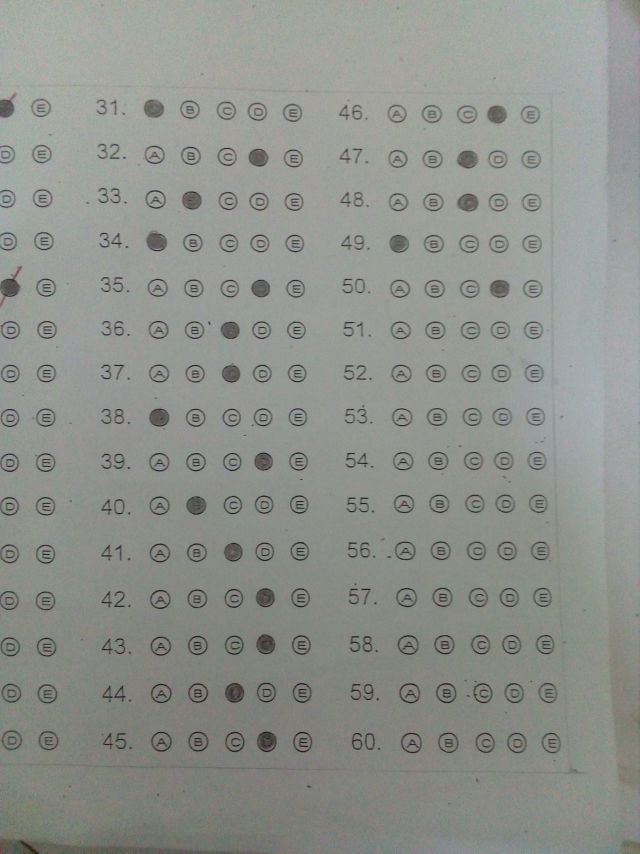
#> input picture g (2).jpg, 1920 x 2560 px (shown at 1/3 size)
$ python 1_GetSection.py   (older library calls are emulated)
#> lines starting #> are read from the running program, lines starting #| are printed output that depends on the picture
#!/usr/bin/env python
# -*- coding: utf-8 -*-
#
#  GetMarkFromSection.py
#
#  Copyright 2018 User <User@DESKTOP-17Q7VC8>
#
#  This program is free software; you can redistribute it and/or modify
#  it under the terms of the GNU General Public License as published by
#  the Free Software Foundation; either version 2 of the License, or
#  (at your option) any later version.
#
#  This program is distributed in the hope that it will be useful,
#  but WITHOUT ANY WARRANTY; without even the implied warranty of
#  MERCHANTABILITY or FITNESS FOR A PARTICULAR PURPOSE.  See the
#  GNU General Public License for more details.
#
#  You should have received a copy of the GNU General Public License
#  along with this program; if not, write to the Free Software
#  Foundation, Inc., 51 Franklin Street, Fifth Floor, Boston,
#  MA 02110-1301, USA.
#
#

import numpy as np
import cv2
import matplotlib.pyplot as plt
from imutils.perspective import four_point_transform
from imutils import contours
import math
import imutils
import time
from pandas import DataFrame
import errno
import os
from datetime import datetime

def divideSection(bubbleregion,path):

	# [GET] region of every questions section
	height,width = bubbleregion.shape[:2]
	print("height", height)
	print("width", width)

	Y = height
	WidthStart = 0
	sect = list()
	qSect = list()
	byQsect1 = list()
	byQsect2 = list()
	byQsect3 = list()
	listtrack = 0
	for i in range(2):
		WidthEnd = int(width * (i+1)/2)
		print("******* Process for part",i,"***********")
		if i == 0:
			WidthStart = WidthStart + 10

		if i == 1:
			WidthStart = WidthStart - 5
			WidthEnd   = WidthEnd


		sect.insert(i,(bubbleregion[120:Y-30 , WidthStart+30:WidthEnd])) # divide the part between two // sect[0] ada 31 - 45 question , sect[1] ada 46-selebihnya

		if i == 0: #   ************ process sect[0] ***************** #

			y,x = sect[i].shape[:2]
			leftbound = 90
			rightbound = x - 50 #the lesser the value, the "right"-er the output
			topbound = 0

			heightRange = int((y)/2)

			print("heightRange",heightRange)
			print()
			bottombound = heightRange - 20

			for l in range(2):
				print("\ttopbound",topbound)

				print("\t\tbottombound",bottombound)
				qSect.insert(l,(sect[i][topbound:bottombound, leftbound:rightbound])) #insert question part into qSect

				topbound = bottombound - 10

				bottombound = bottombound + heightRange
				#cv2.imwrite(os.path.join(path , str(l)+"a_an1.jpg"),qSect[l])

			for i in range(len(qSect)):
				print()

				widthQ,heightQ = qSect[i].shape[:2]

				if (i == 0):

					heightRange = int((heightQ)/7)

					leftbound = 80
					rightbound = widthQ #the lesser the value, the "right"-er the output
					topbound = 0


					print("heightRange",heightRange)

					bottombound = heightRange + 30

					for l in range(8):
						print("\ttopbound",topbound)

						print("\t\tbottombound",bottombound)
						byQsect1.insert(listtrack,(qSect[i][topbound:bottombound, leftbound:rightbound])) #insert question part into qSect
						print(l)
						topbound = bottombound - 22
						if l != 6:
							bottombound = bottombound + heightRange + 28
						else:
							bottombound = bottombound + heightRange + 20

						cv2.imwrite(os.path.join(path , str(listtrack)+"_section1.jpg"),byQsect1[listtrack])
						listtrack = listtrack + 1

				if (i == 1):
					heightRange = int((heightQ)/7)

					leftbound = 80
					rightbound = widthQ #the lesser the value, the "right"-er the output
					topbound = 0

					print("heightRange",heightRange)

					bottombound = heightRange + 30

					for l in range(7):
						byQsect1.insert(listtrack,(qSect[i][topbound:bottombound, leftbound:rightbound])) #insert question part into qSect
						print(l)
						topbound = bottombound - 22
						if l != 6:
							bottombound = bottombound + heightRange + 28
						else:
							bottombound = bottombound + heightRange + 20

						cv2.imwrite(os.path.join(path , str(listtrack)+"_section1.jpg"),byQsect1[listtrack])
						listtrack = listtrack + 1

				print(widthQ,heightQ)

		else:
			print("second part")


		WidthStart = WidthEnd


	return sect,qSect

# [5 lines left out: function divideSmaller, not called in this run]
def resizeSmaller(img):
	height,width = img.shape[:2]
	height = int((height/2) * 1)
	width = int((width/2) * 1)
	resized_img = cv2.resize(img,(width,height))
	return resized_img

# [6 lines left out: function viewPixel, not called in this run]

def save_qSect(imgname):
	strname = imgname+"_"+datetime.now().strftime('%Y-%m-%d_%H-%M-%S')
	mydir = os.path.join(os.getcwd(),strname)
	try:
		os.makedirs(mydir)
	except OSError as e:
		if e.errno != errno.EEXIST:
			raise  # This was not a "directory exist" error..
	print(mydir)
	return mydir

# [16 lines left out: function findAllCnts, not called in this run]

def doMorphologyEx(im,method,kern):
	out = cv2.morphologyEx(im, method, kern)
	return out

def doAdaptiveThreshold(image):
	out = cv2.adaptiveThreshold(image,255,cv2.ADAPTIVE_THRESH_GAUSSIAN_C,cv2.THRESH_BINARY,7,2)
	return out

def doGaussianBlur(im,numhere):
	out = cv2.GaussianBlur(im,numhere ,0)
	return out

def doMedianBlur(im,numhere):
	out = cv2.medianBlur(im,numhere)
	return out

def doBlur(im,numhere):
	out = cv2.blur(im,numhere)
	return out

def doThreshold(im):
	out = cv2.threshold(im, 128, 255, cv2.THRESH_BINARY)
	return out

# [58 lines left out: functions filter_contours, sort_contours, not called in this run]


imgname = "g (2).jpg"
image = cv2.imread(imgname)
#> image is the input picture: shape (2560, 1920, 3); mean B, G, R 140.9, 145.8, 142.9
image = resizeSmaller(image)
path = save_qSect(imgname)
sect,qSect = divideSection(image,path)
#| height 1280
#| width 960
#> the loop in divideSection, `for i in range(2):` made 2 passes
#> pass 1, in divideSection, `cv2.imwrite(os.path.join(path , str(listtrack)+"_section1.jpg"),byQsec..`:
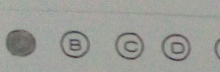
#> saved as 0_section1.jpg: shape (72, 220, 3); mean B, G, R 151.7, 156.8, 155.6
#> pass 1, in divideSection, `cv2.imwrite(os.path.join(path , str(listtrack)+"_section1.jpg"),byQsec..`:
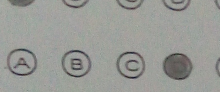
#> saved as 1_section1.jpg: shape (92, 220, 3); mean B, G, R 149.9, 154.4, 153.1
#> pass 1, in divideSection, `cv2.imwrite(os.path.join(path , str(listtrack)+"_section1.jpg"),byQsec..`:
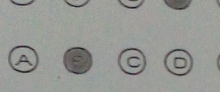
#> saved as 2_section1.jpg: shape (92, 220, 3); mean B, G, R 148.2, 152.1, 150.4
#> pass 1, in divideSection, `cv2.imwrite(os.path.join(path , str(listtrack)+"_section1.jpg"),byQsec..`:
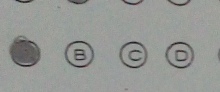
#> saved as 3_section1.jpg: shape (92, 220, 3); mean B, G, R 148.1, 151.5, 149.2
#> after the loop in divideSection, `for i in range(2):`: byQsect1 = 15 items; listtrack = 15; qSect = 2 items
#> sect = 2 items; qSect = 2 items

cv2.waitKey(0)

$ run again, with g (1).jpg copied over g (2).jpg
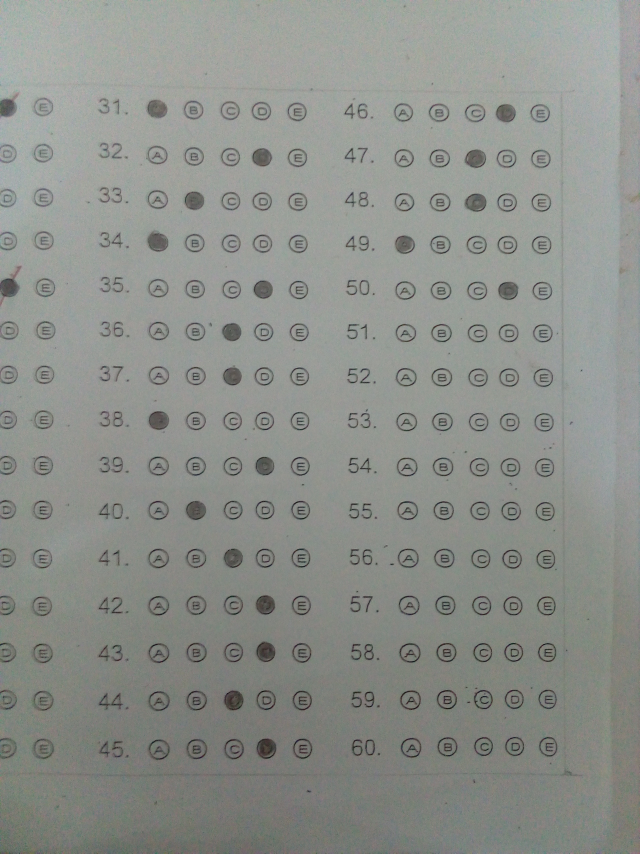
#> input picture g (1).jpg, 1920 x 2560 px (shown at 1/3 size)
#> image is the input picture: shape (2560, 1920, 3); mean B, G, R 139.1, 144.2, 141
#| height 1280
#| width 960
#> the loop in divideSection, `for i in range(2):` made 2 passes
#> pass 1, in divideSection, `cv2.imwrite(os.path.join(path , str(listtrack)+"_section1.jpg"),byQsec..`:
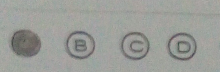
#> saved as 0_section1.jpg: shape (72, 220, 3); mean B, G, R 152.2, 156.9, 155
#> pass 1, in divideSection, `cv2.imwrite(os.path.join(path , str(listtrack)+"_section1.jpg"),byQsec..`:
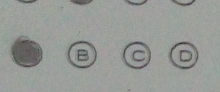
#> saved as 3_section1.jpg: shape (92, 220, 3); mean B, G, R 149.4, 153.3, 150.4
#> after the loop in divideSection, `for i in range(2):`: byQsect1 = 15 items; listtrack = 15; qSect = 2 items

$ run again, with OMR_1539188321262.jpg copied over g (2).jpg
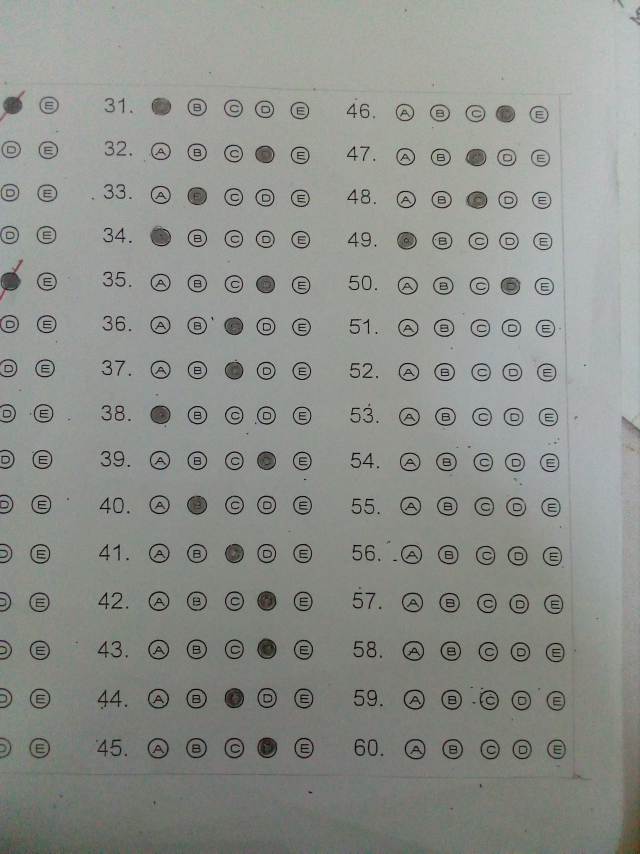
#> input picture OMR_1539188321262.jpg, 1920 x 2560 px (shown at 1/3 size)
#> image is the input picture: shape (2560, 1920, 3); mean B, G, R 139.7, 144.4, 141.6
#| height 1280
#| width 960
#> the loop in divideSection, `for i in range(2):` made 2 passes
#> pass 1, in divideSection, `cv2.imwrite(os.path.join(path , str(listtrack)+"_section1.jpg"),byQsec..`:
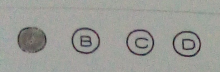
#> saved as 0_section1.jpg: shape (72, 220, 3); mean B, G, R 151.1, 156, 155.1
#> pass 1, in divideSection, `cv2.imwrite(os.path.join(path , str(listtrack)+"_section1.jpg"),byQsec..`:
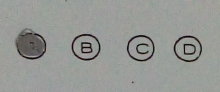
#> saved as 3_section1.jpg: shape (92, 220, 3); mean B, G, R 148.3, 151.8, 149.8
#> after the loop in divideSection, `for i in range(2):`: byQsect1 = 15 items; listtrack = 15; qSect = 2 items

$ run again, with OMR_1539188389834.jpg copied over g (2).jpg
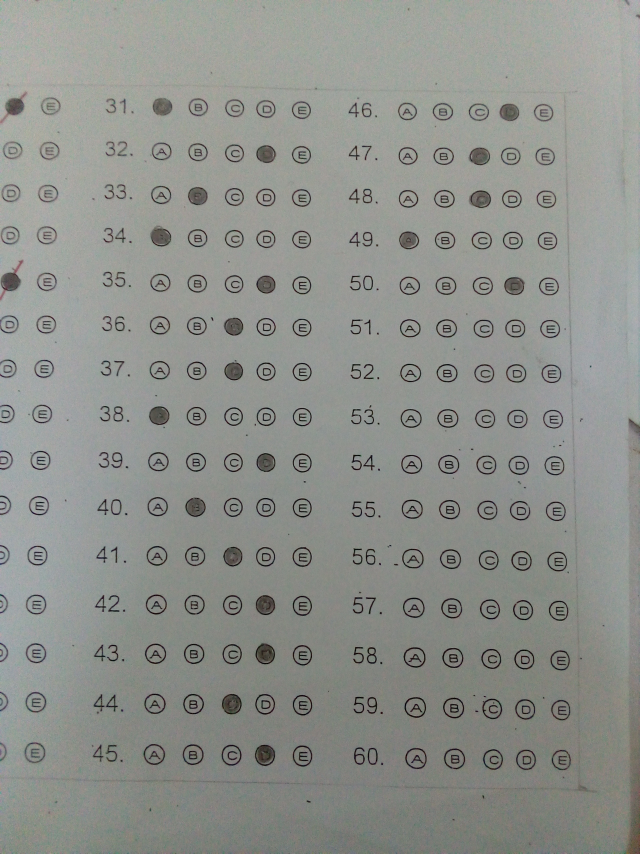
#> input picture OMR_1539188389834.jpg, 1920 x 2560 px (shown at 1/3 size)
#> image is the input picture: shape (2560, 1920, 3); mean B, G, R 140.5, 145.3, 142.8
#| height 1280
#| width 960
#> the loop in divideSection, `for i in range(2):` made 2 passes
#> pass 1, in divideSection, `cv2.imwrite(os.path.join(path , str(listtrack)+"_section1.jpg"),byQsec..`:
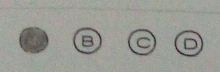
#> saved as 0_section1.jpg: shape (72, 220, 3); mean B, G, R 147.9, 154.6, 153.3
#> pass 1, in divideSection, `cv2.imwrite(os.path.join(path , str(listtrack)+"_section1.jpg"),byQsec..`:
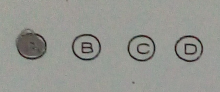
#> saved as 3_section1.jpg: shape (92, 220, 3); mean B, G, R 144.7, 150.3, 149.2
#> after the loop in divideSection, `for i in range(2):`: byQsect1 = 15 items; listtrack = 15; qSect = 2 items
